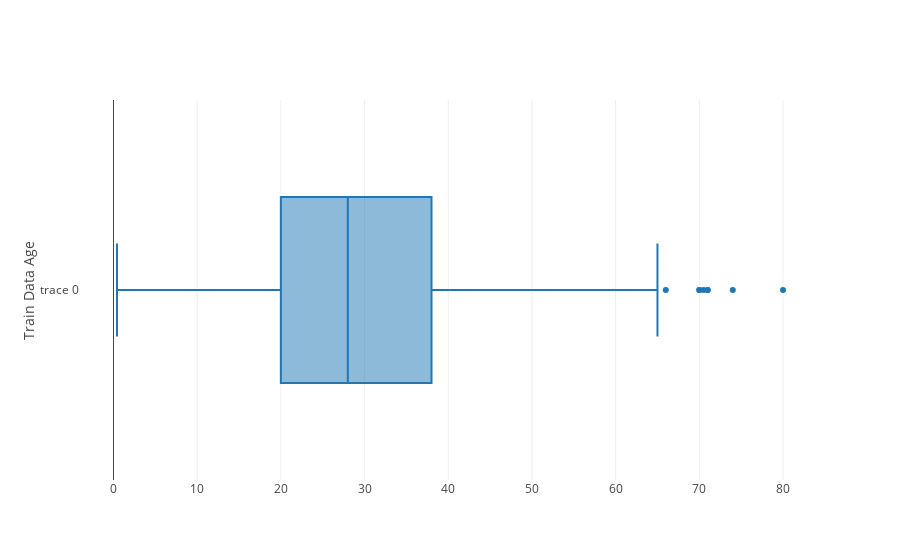

Notebook code cell kept with this figure:
### Code cell
train_data_age = train_data_full["Age"]

Train_Data_age = go.Box(x=train_data_age)
data_train_age = [Train_Data_age]

layout_train_data_age = go.Layout(
    yaxis=dict(
        title='Train Data Age'
    ),
    boxmode='group'
)
fig_train_age = go.Figure(data=data_train_age, layout=layout_train_data_age)

py.iplot(fig_train_age, filename='train-data-age')

### Figure 1 — Plotly figure (JSON) as saved in the notebook; plotly's stock layout.template omitted (floating-point values rounded to 4 significant figures; data arrays with more than 128 entries replaced by an {"elided": "..."} marker saying what was removed)
{"data": [{"type": "box", "uid": "60fce3ca-e6c8-11e8-a7e1-357091784533", "x": {"elided": "891 float values"}}], "layout": {"boxmode": "group", "yaxis": {"title": "Train Data Age"}}}
